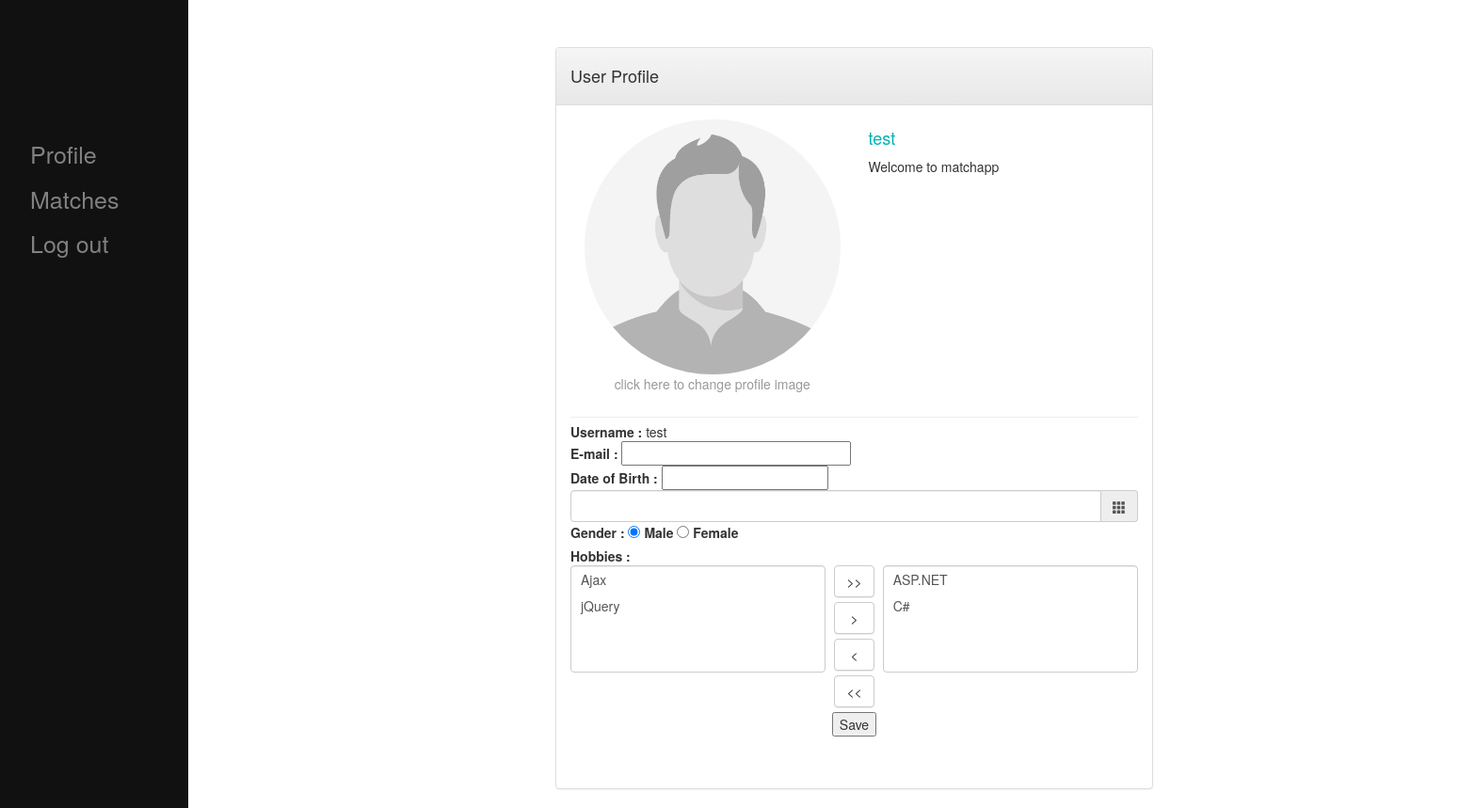
The page /displayProfile/ (signed in) on the database as committed earlier.
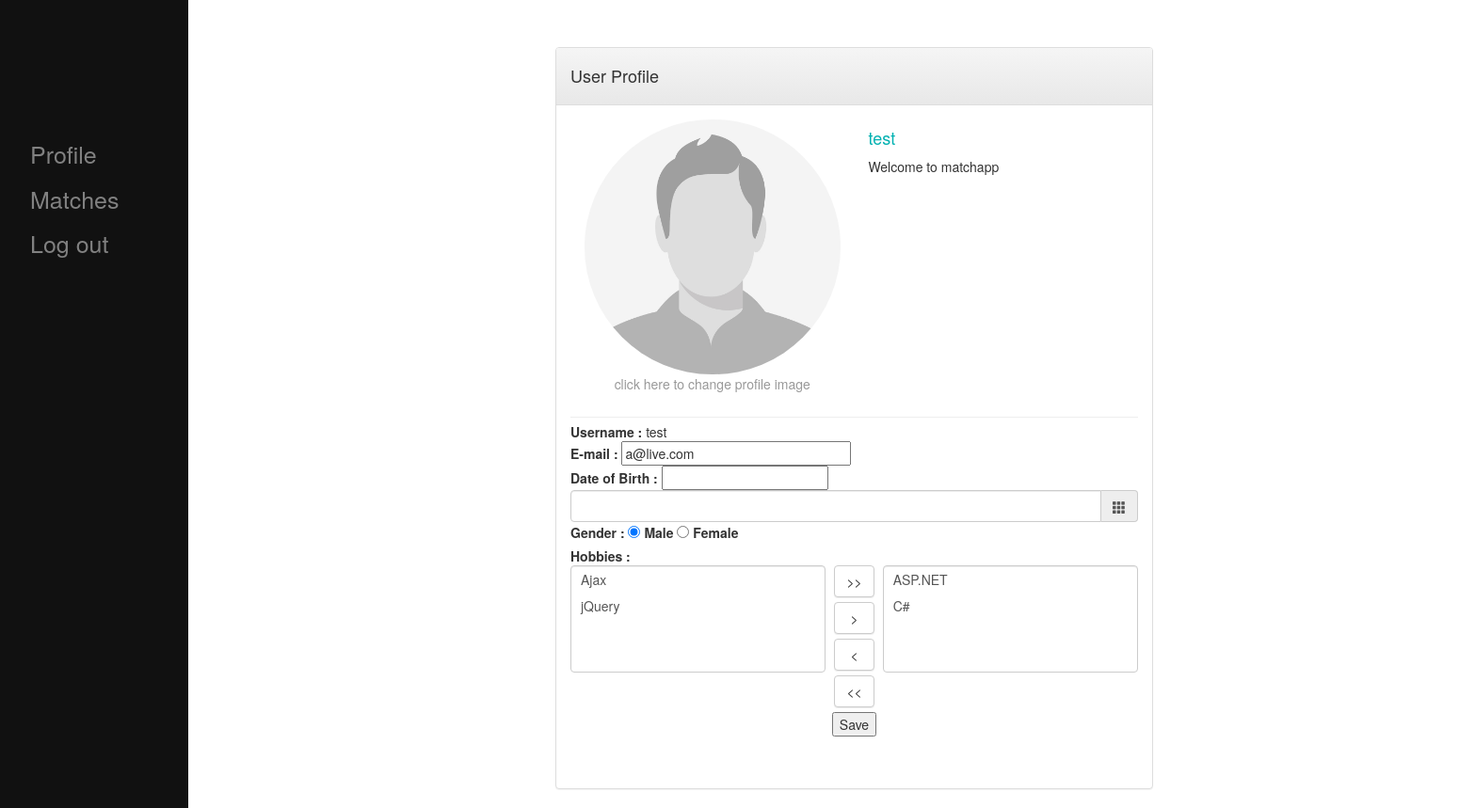
The same page on the database as committed later.
### matchapp/models.py (models this page shows, shortened)
class Member(User):
    hobbies = models.ManyToManyField(
        blank=True,
        to=Hobby,
        symmetrical=False,
        related_name='related_to'
    )

class Profile(models.Model):
    user = models.OneToOneField(
        to=Member,
        blank=True,
        null=True,
        on_delete=models.CASCADE
    )
    image = models.ImageField(upload_to='profile_images',
                              default='default.jpg')
    email = models.EmailField()
    GENDER_CHOICES = (
        ('M', 'Male'),
        ('F', 'Female'),
    )
    gender = models.CharField(max_length=1, choices=GENDER_CHOICES)
    dob = models.DateField(max_length=8, null=True)

### matchapp/views.py (the view)
    def mod_view(request):
        form = UserLogInForm()
        if 'username' in request.session:
            username = request.session['username']
            try: user = Member.objects.get(username=username)
            except Member.DoesNotExist: raise Http404('Member does not exist')
            return view(request, user)
        else:
            return render(request, 'matchapp/index.html', {'form': form})

### matchapp/forms.py
class UserProfile(forms.Form):
        username = forms.CharField(label='Enter your username', max_length=100)
        password = forms.CharField(max_length=32, widget=forms.PasswordInput)
        re_password = forms.CharField(max_length=32, widget=forms.PasswordInput)
        email=forms.EmailField()
        SOURCE_CHOICES = [
        ('Football', 'Football'),
        ('Gym', 'Gym'),
        ('Painting', 'Painting'),
        ('Music', 'Music'),
         ]
        hobbies=models.CharField(max_length=10,choices=SOURCE_CHOICES,)

### matchapp/views.py (called while the page is built)
def loggedin(view):
    def mod_view(request):
        form = UserLogInForm()
        if 'username' in request.session:
            username = request.session['username']
            try: user = Member.objects.get(username=username)
            except Member.DoesNotExist: raise Http404('Member does not exist')
            return view(request, user)
        else:
            return render(request, 'matchapp/index.html', {'form': form})
    return mod_view

@loggedin
def displayProfile(request, user):
    if request.method == "GET":
        form = UserProfile()
        person = Member.objects.get(id=user.id)
        hobby = Hobby.objects.all()
        context = {
            'appname':appname,
            'form': form,
            'user': person,
            'hobbies': hobby,
            'loggedIn': True
        }
        return render(request, 'matchapp/displayProfile.html', context)

### matchapp/templates/matchapp/displayProfile.html (shortened to what this page needs)
{% extends 'matchapp/base.html' %}
{% load static %}
{% block content %}
<div class="container_register">
  <div class="container">
    <div class="row">
      <div class="col-md-7 ">
        <div class="panel panel-default">
          <div class="panel-heading">
            <h4>User Profile</h4>
          </div>
          <div class="panel-body">
            <div class="box box-info">
              <div class="box-body">
                <div class="col-sm-6">
                  <div align="center">
                    <img alt="User Pic" src="{{user.profile.image.url}}" id="profile-image" class="img-circle img-responsive">
                    <div style="color:#999;">click here to change profile image</div>
                </div>
                <br>
              </div>
              <div class="col-sm-6">
                <h4 style="color:#00b1b1;">{{user.username}}</h4></span>
                <span>
                  <p>Welcome to {{appname}}</p>
                </span>
              </div>
              <div class="clearfix"></div>
              <hr style="margin:5px 0 5px 0;">
              <form>
                <div id="username"/><b>Username :</b> {{user.username}}
                <div id="email"/><b>E-mail : </b> <input contenteditable='true' size="29"
                type="email" name="email" pattern="[a-z0-9._%+-]+@[a-z0-9.-]+\.[a-z]{2,}$"
                id="username" value= {{user.profile.email}}>
                <div id="dob"/><b>Date of Birth : </b>
                <input type="text" id="from-datepicker"/>
                <div class="input-group date" data-provide="datepicker">
                      <input type="text" class="form-control" data-date-format="yyyy/mm/dd">
                      <div class="input-group-addon">
                          <span class="glyphicon glyphicon-th"></span>
                      </div>
                  </div>
                <div id="gender"/><b>Gender : </b>
                <input type="radio" id="male" name="gender" value="M"
                checked>
                <label for="male">Male</label>
                <input type="radio" id="female" name="gender" value="F">
                <label for="female">Female</label>
              </div>
              <b>Hobbies : </b>
              <div id="hobbies"/><div class="subject-info-box-1">
                <select multiple="multiple" id='lstBox1' class="form-control">
                  <option value="ajax">Ajax</option>
                  <option value="jquery">jQuery</option>
                </select>
              </div>
              <div class="subject-info-arrows text-center">
                <input type="button" id="btnAllRight" value=">>" class="btn btn-default" /><br />
                <input type="button" id="btnRight" value=">" class="btn btn-default" /><br />
                <input type="button" id="btnLeft" value="<" class="btn btn-default" /><br />
                <input type="button" id="btnAllLeft" value="<<" class="btn btn-default" />
              </div>
              <div class="subject-info-box-2">
                <select multiple="multiple" id='lstBox2' class="form-control">
                  <option value="asp">ASP.NET</option>
                  <option value="c#">C#</option>
                </select>
              </div>
              <div class=updateBtn id=update_button><input type="submit" value="Save"></div>
            </div>
          <br><br>
        </div>
      </div>
    </div>
  </div>
</div>
</div>
{% endblock %}

### matchapp/templates/matchapp/base.html (shortened to what this page needs)
{% load static %}
<!DOCTYPE html>
<html>
<html lang="en">
<head>
  <link rel="stylesheet" href="https://maxcdn.bootstrapcdn.com/bootstrap/4.1.3/css/bootstrap.min.css">
  <link href="//maxcdn.bootstrapcdn.com/bootstrap/3.3.0/css/bootstrap.min.css" rel="stylesheet" id="bootstrap-css">
  <link rel="stylesheet" href="//maxcdn.bootstrapcdn.com/bootstrap/3.2.0/css/bootstrap.min.css">
  <link rel="stylesheet" href="//maxcdn.bootstrapcdn.com/bootstrap/3.2.0/css/bootstrap-theme.min.css">
  <link rel="stylesheet" href="{% static 'matchapp/style.css' %}">
  <link href="https://maxcdn.bootstrapcdn.com/bootstrap/3.3.6/css/bootstrap.min.css" rel="stylesheet">
  <link rel="stylesheet" type="text/css" href="https://cdnjs.cloudflare.com/ajax/libs/bootstrap-datepicker/1.6.1/css/bootstrap-datepicker3.min.css">
  <link rel="stylesheet" href="//code.jquery.com/ui/1.12.1/themes/base/jquery-ui.css">
  <link rel="stylesheet" href="/resources/demos/style.css">
  <link href="//cdnjs.cloudflare.com/ajax/libs/twitter-bootstrap/3.3.7/css/bootstrap.css" rel="stylesheet"/>
  <link href="//cdnjs.cloudflare.com/ajax/libs/bootstrap-datetimepicker/4.17.37/css/bootstrap-datetimepicker.css" rel="stylesheet"/>
</head>
<body>
  {% if loggedIn %}
  <div id="mySidenav" class="sidenav">
    <br><br><br><br><br><br>
    <a class="profile" href="{% url 'displayProfile' %}" name="displayProfile">Profile</a>
    <a href="{% url 'similarHobbies' %}">Matches</a>
    <a href="{% url 'logout' %}">Log out</a>
  </div>
  {% endif%}
  {% block content %}
  {% endblock %}
</body>
</html>

### matchapp/static/matchapp/style.css (style rules this page uses)
body { font-family: Arial, Helvetica, sans-serif; background: white; }
div.updateBtn { text-align: center; }
div.container_register { width: 400px; margin: auto; margin-top: 50px; border: 3px; }
.sidenav { height: 100%; width: 200px; position: fixed; z-index: 1; top: 0; left: 0; background-color: #111; overflow-x: hidden; padding-top: 20px; }
.sidenav a { padding: 6px 6px 6px 32px; text-decoration: none; font-size: 25px; color: #818181; display: block; }

Rows that differ between the two databases and show on the page:
changed through a linked row, Member: email (not shown) → "a@live.com"
